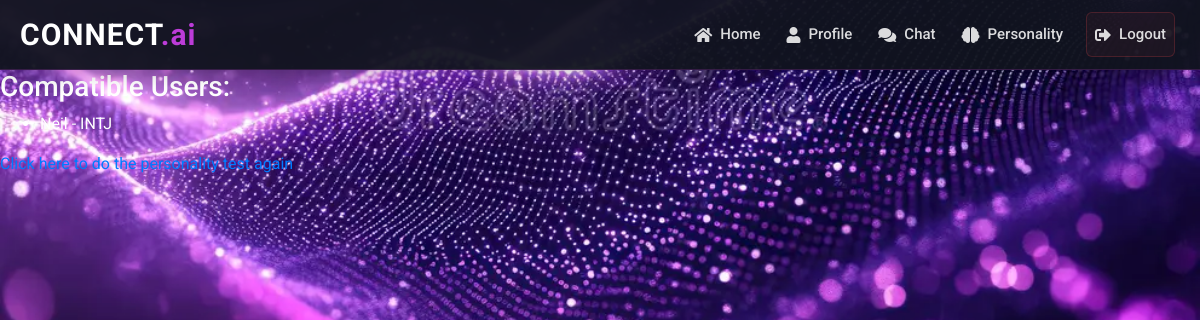
The page /connect/ (signed in) on the database as committed earlier.
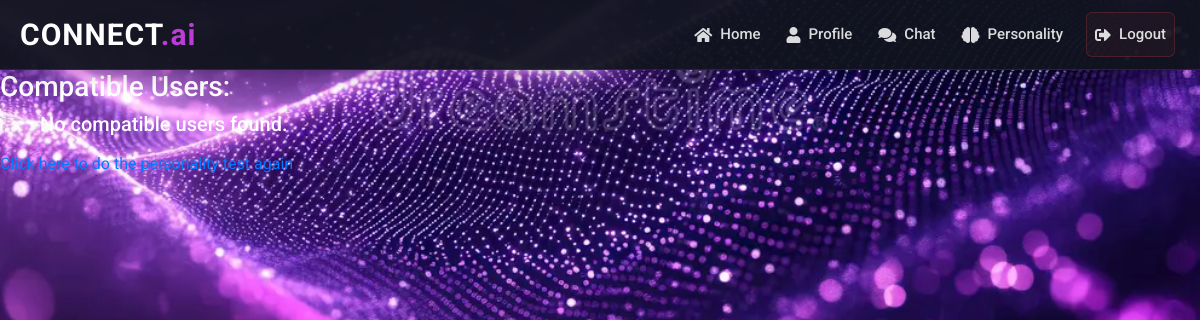
The same page on the database as committed later.
### base/models.py (models this page shows, shortened)
class Profile(models.Model):
    user = models.OneToOneField(User, on_delete=models.CASCADE)
    email = models.EmailField(max_length=254, blank=True)
    catchy_line = models.CharField(max_length=500, blank=True)
    avatar = models.ImageField(upload_to='avatars/', blank=True, null=True)
    personality_type = models.CharField(max_length=100, blank=True, null=True)

### base/views.py (the view)
# urls.py: path('connect/', views.connect, name='connect'),
def connect(request):
    if request.user.is_authenticated:
        profile, created = Profile.objects.get_or_create(user=request.user)
        if profile.personality_type:
            compatible_personalities = compatibility_matrix.get(profile.personality_type, [])
            compatible_users = Profile.objects.filter(personality_type__in=compatible_personalities).exclude(user=request.user)
            return render(request, 'connect.html', {'compatible_users': compatible_users})
        else:
            return redirect('personality_test')
    else:
        return redirect('login')

### templates/connect.html (shortened to what this page needs)
    {% extends 'main.html' %}
    {% block content %}
    <link rel="stylesheet" href="https://cdnjs.cloudflare.com/ajax/libs/font-awesome/5.15.4/css/all.min.css" />
    <div>
        <h3>Compatible Users:</h3>
        <ul>
            {% for user in compatible_users %}
                <li>{{ user.user.username }} - {{ user.personality_type }}</li>
            {% empty %}
                <h5>No compatible users found.</h5>
            {% endfor %}
        </ul>
    </div>
    <a href="{% url 'personality_test' %}">Click here to do the personality test again</a>
    {% endblock %}

Rows that differ between the two databases and show on the page:
no longer on this page (row edited): Profile: user.username "Neil", personality_type "INTJ"
Other text that changed with them:
text now shown: "No compatible users found."
